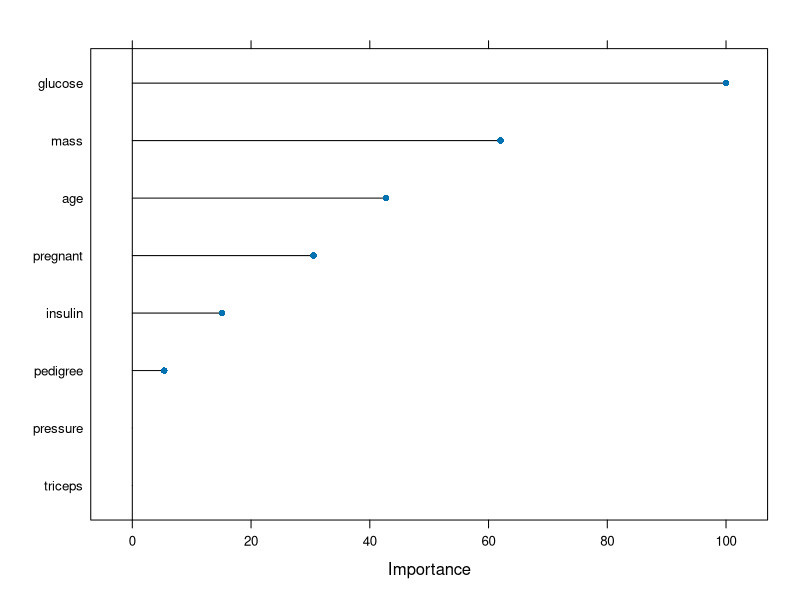
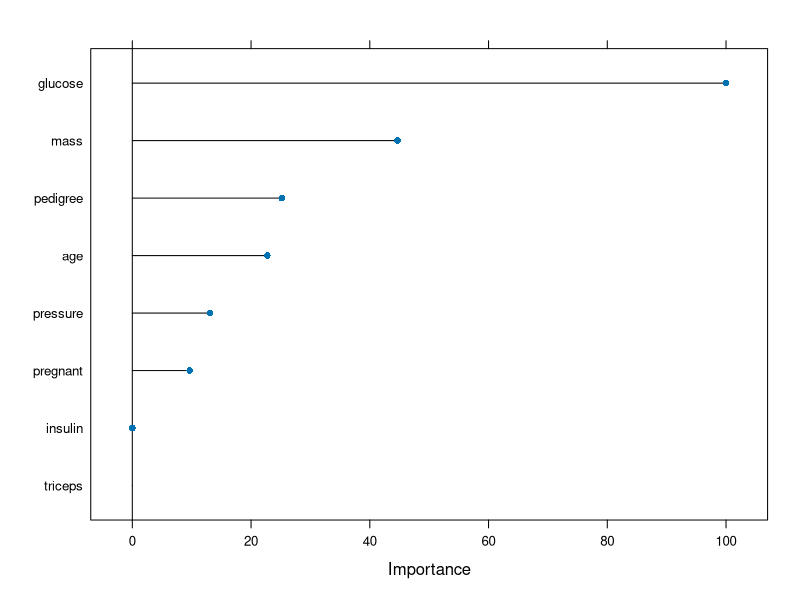
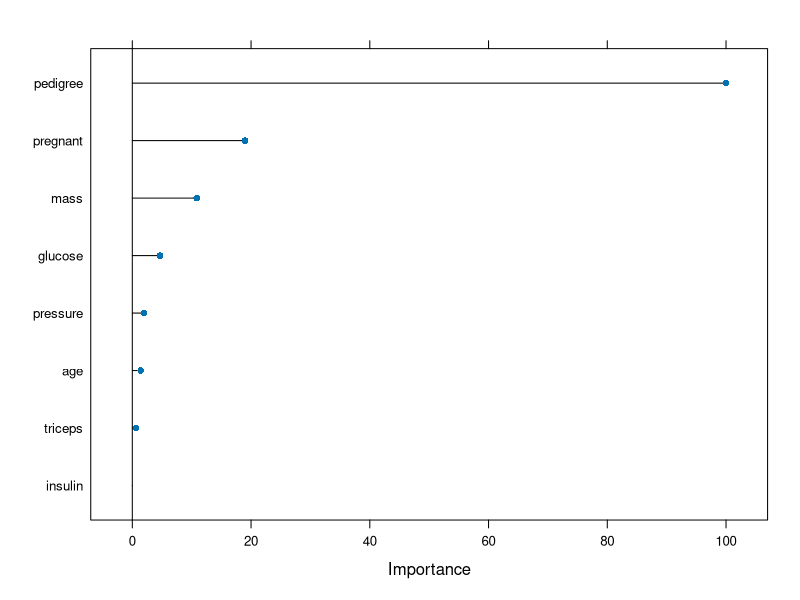
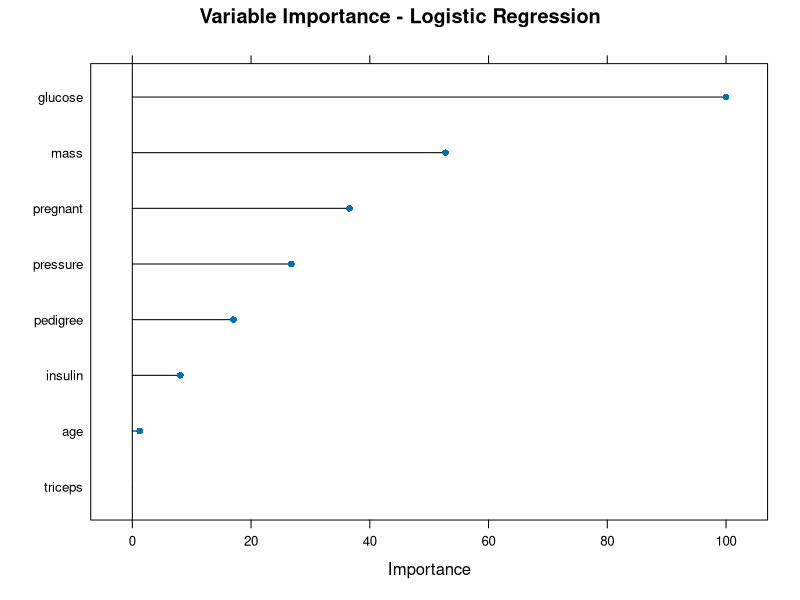

R code for these plots, in order:
## ---- chunk 1
knitr::opts_chunk$set(message = FALSE, warning = FALSE)
## ---- chunk 2
library(caret)
library(mlbench)
library(tidyverse)
data(PimaIndiansDiabetes)
df <- tibble(PimaIndiansDiabetes)
## ---- chunk 3
library(caret)
# Set the target variable
df <- df %>% rename(target=diabetes)
df <- df %>% 
  mutate(target = as.factor(target))
splitIndex <- createDataPartition(df$target, p = .80, 
                                  list = FALSE)
df_train <- df[ splitIndex,]
df_test <- df[-splitIndex,]

#Decision Tree 
model1 <- train(target~., data=df_train, 
                method = "rpart2",
                maxdepth=3)
pred <- predict(model1, df_test)
cm <- confusionMatrix(data = pred, reference = df_test$target, positive = "pos")
cm$overall[1]

#Forest 

model2 <- train(target~., data=df_train, 
                method = "rf",
                ntree = 1000) 
pred <- predict(model2, df_test)
cm <- confusionMatrix(data = pred, reference = df_test$target, positive = "pos")
cm$overall[1]

varImp(model1)
varImp(model2)

plot(varImp(model1))
plot(varImp(model2))

## ---- chunk 4

library(caret)
library(glmnet)


# Train glmnet model
glmnet_model <- train(
  target ~ .,
  data = df_train,
  method = "glmnet",
  trControl = trainControl(method = "cv", number = 5)
)

# View model
glmnet_model

# Predictions on test set
pred_glmnet <- predict(glmnet_model, newdata = df_test)

# Confusion matrix
cm_glmnet <- confusionMatrix(
  data = pred_glmnet,
  reference = df_test$target
)

# Accuracy
cm_glmnet$overall["Accuracy"]

plot(varImp(glmnet_model))
## ---- chunk 5
library(caret)

# Logistic Regression
log_model <- train(
  target ~ .,
  data = df_train,
  method = "glm",
  family = "binomial"
)

log_pred <- predict(log_model, df_test)

log_cm <- confusionMatrix(log_pred, df_test$target)

log_acc <- log_cm$overall["Accuracy"]

# Variable Importance
plot(varImp(log_model),
     main = "Variable Importance - Logistic Regression")


# K-Nearest Neighbors
knn_model <- train(
  target ~ .,
  data = df_train,
  method = "knn",
  preProcess = c("center", "scale")
)

knn_pred <- predict(knn_model, df_test)

knn_cm <- confusionMatrix(knn_pred, df_test$target)

knn_acc <- knn_cm$overall["Accuracy"]


# Compare Accuracies
data.frame(
  Model = c("Logistic Regression", "KNN"),
  Accuracy = c(log_acc, knn_acc)
)
